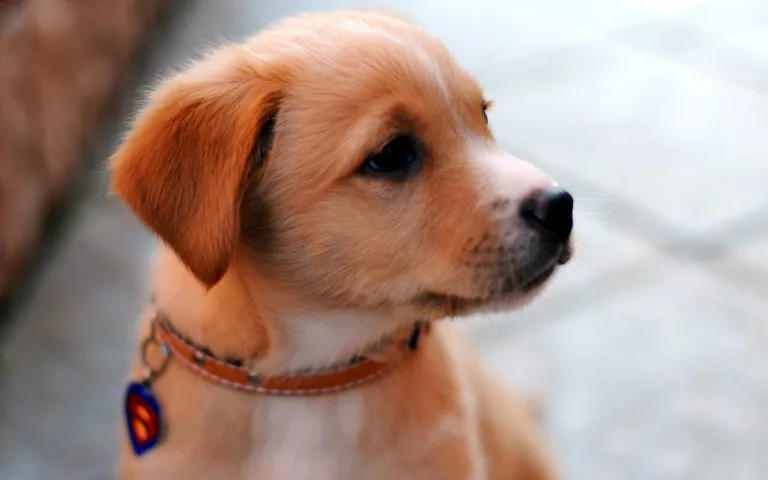
#> input picture pencil_sketch/dog.webp, 768 x 480 px, found by its file name
$ python pencil_sketch.py
#> lines starting #> are read from the running program, lines starting #| are printed output that depends on the picture
import cv2;

image = cv2.imread(r"C:\Users\Shraddha\LetsGrowMore\pencil_sketch\dog.webp")
#> image is the input picture: shape (480, 768, 3); mean B, G, R 134.8, 145.3, 169.5
cv2.imshow("Dog", image)
cv2.waitKey(0)

gray_image = cv2.cvtColor(image, cv2.COLOR_BGR2GRAY)
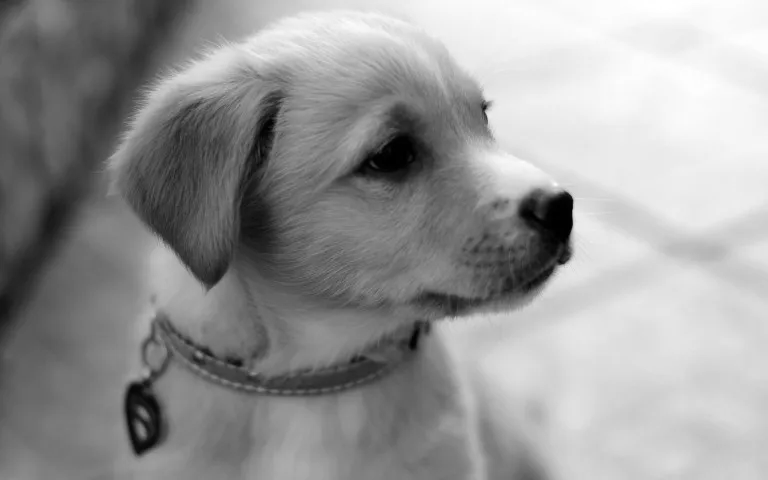
#> gray_image: shape (480, 768); min 0, max 255, mean 151.3
cv2.imshow("New Dog", gray_image)
cv2.waitKey(0)

inverted_image = 255 - gray_image
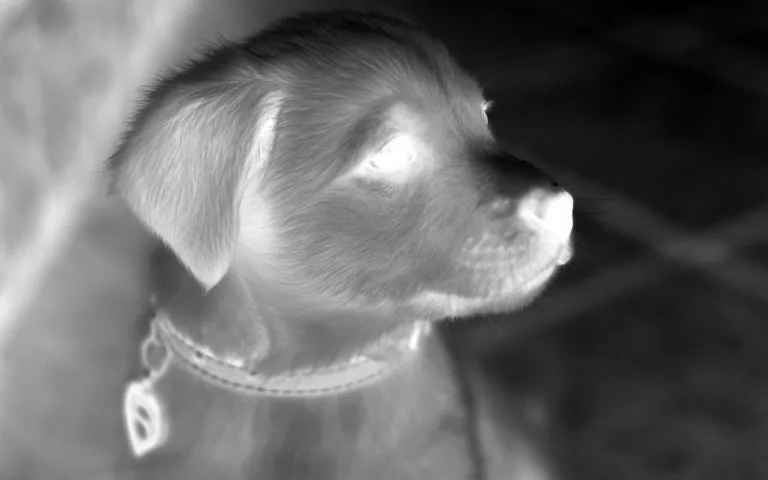
#> inverted_image: shape (480, 768); min 0, max 255, mean 103.7
cv2.imshow("Inverted", inverted_image)
cv2.waitKey()

blurred = cv2.GaussianBlur(inverted_image, (21, 21), 0)

inverted_blurred = 255 - blurred
pencil_sketch = cv2.divide(gray_image, inverted_blurred, scale=256.0)
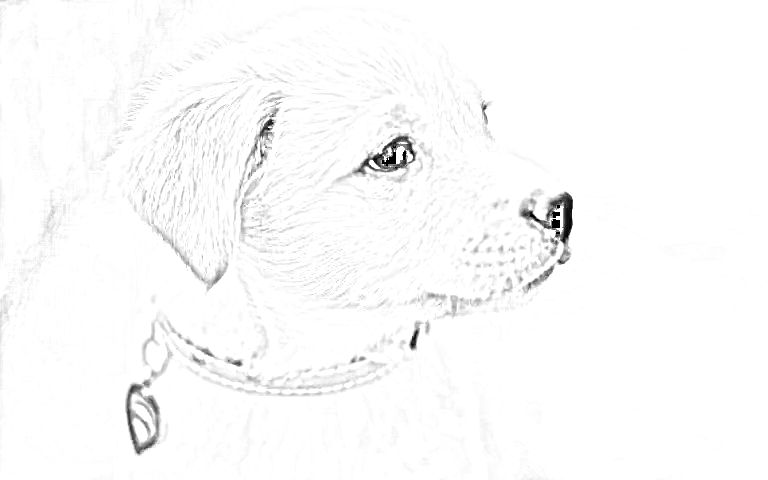
#> pencil_sketch: shape (480, 768); min 0, max 255, mean 250.7
cv2.imshow("Sketch", pencil_sketch)
cv2.waitKey(0)

cv2.imshow("original image", image)
cv2.imshow("pencil sketch", pencil_sketch)
cv2.waitKey(0)
